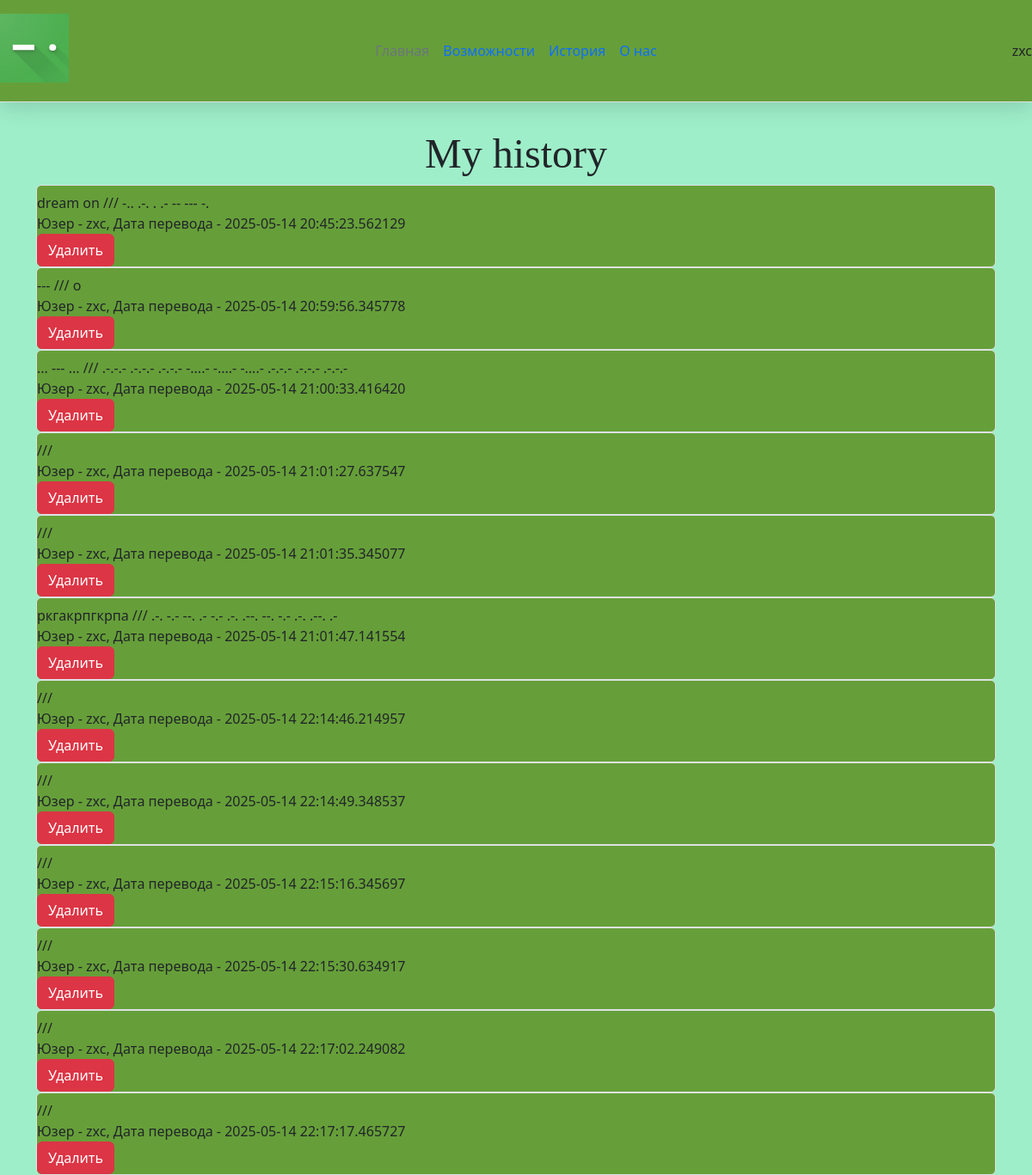
Page /history (signed in) on the earlier database version.
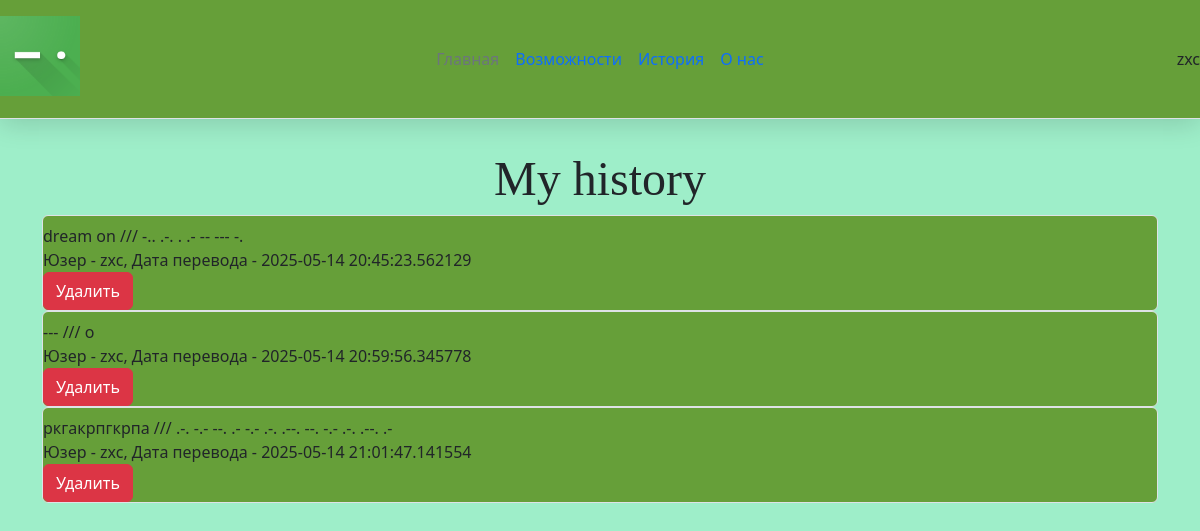
Same page on the later database version.
### data/user.py (models this page shows, shortened)
class User(SqlAlchemyBase, UserMixin, SerializerMixin):
    __tablename__ = 'users'
    id = sqlalchemy.Column(sqlalchemy.Integer, primary_key=True, autoincrement=True)
    name = sqlalchemy.Column(sqlalchemy.String, nullable=True)
    about = sqlalchemy.Column(sqlalchemy.String, nullable=True)
    email = sqlalchemy.Column(sqlalchemy.String, index=True, unique=True, nullable=True)
    hashed_password = sqlalchemy.Column(sqlalchemy.String, nullable=True)
    created_date = sqlalchemy.Column(sqlalchemy.DateTime, default=datetime.datetime.now)
    user = orm.relationship('Trans')

### data/trans.py (models this page shows, shortened)
class Trans(SqlAlchemyBase, UserMixin, SerializerMixin):
    __tablename__ = 'Translations'
    id = sqlalchemy.Column(sqlalchemy.Integer, primary_key=True, autoincrement=True)
    content = sqlalchemy.Column(sqlalchemy.String, nullable=True)
    translation = sqlalchemy.Column(sqlalchemy.String, nullable=True)
    lang = sqlalchemy.Column(sqlalchemy.String, nullable=True)
    trans_lang = sqlalchemy.Column(sqlalchemy.String, nullable=True)
    created_date = sqlalchemy.Column(sqlalchemy.DateTime, default=datetime.datetime.now)
    user_id = sqlalchemy.Column(sqlalchemy.Integer, sqlalchemy.ForeignKey("users.id"))
    user = orm.relationship('User')

### main.py (the view)
@app.route('/history')
def history():
    db_sess = db_session.create_session()
    if current_user.is_authenticated:
        trans = db_sess.query(Trans).filter(Trans.user == current_user)
        return render_template("history.html", trans=trans)
    else:
        return render_template("history.html")

### data/db_session.py (called while the page is built)
def create_session() -> Session:
    global __factory
    return __factory()

### main.py (called while the page is built)
@login_manager.user_loader
def load_user(user_id):
    db_sess = db_session.create_session()
    return db_sess.query(User).get(user_id)

### templates/history.html (shortened to what this page needs)
{% extends 'base.html' %}
{% block content %}
    {% if current_user.is_authenticated %}
<div class="history">My history</div>
    {% for item in trans %}
        <div class="col-md6 border rounded tt">
            <div>
                 {{ item.content }} /// {{item.translation}}
            </div>
            <div>
                Юзер - {{ item.user.name }}, Дата перевода - {{ item.created_date }}
            </div>
                <div>
                    <a href="/trans_delete/{{ item.id }}" class="btn btn-danger">Удалить</a>
                </div>
        </div>
    {% endfor %}
{% else %}
<div class="texxt">История есть только у зареганных!!! РЕГАЙТЕСЬ!!!</div>
    {% endif %}
{% endblock %}

### templates/base.html (shortened to what this page needs)
<!doctype html>
<html lang="en">
<head>
    <link href="https://cdn.jsdelivr.net/npm/bootstrap@5.3.6/dist/css/bootstrap.min.css" rel="stylesheet">
    <link rel="stylesheet" href="{{url_for('static', filename='css/colors.css')}}" media="screen"/>
    <link rel="stylesheet" href="{{url_for('static', filename='css/main.css')}}" media="screen"/>
        <link rel="stylesheet" href="{{url_for('static', filename='css/home.css')}}" media="screen"/>
    <link rel="stylesheet" href="{{url_for('static', filename='css/add.css')}}" media="screen"/>
</head>
<body>
        <header class="d-flex flex-wrap align-items-center justify-content-center justify-content-md-between py-3 mb-4 border-bottom">
        <div class="col-md-3 mb-2 mb-md-0">
        <a href="/" class="d-inline-flex link-body-emphasis text-decoration-none">
          <img class="header__img" src="{{url_for('static', filename='img/icon.png')}}" alt="morse">
      </a>
      </div> <ul class="nav col-12 col-md-auto mb-2 justify-content-center mb-md-0">
      <li><a href="{{url_for('main')}}" class="nav-link px-2 link-secondary">Главная</a></li>
      <li><a href="{{url_for('facilities')}}" class="nav-link px-2">Возможности</a></li>
      <li><a href="{{url_for('history')}}" class="nav-link px-2">История</a></li>
      <li><a href="{{url_for('about')}}" class="nav-link px-2">О нас</a></li>
      </ul> <div class="col-md-3 text-end">
        {% if current_user.is_authenticated %}
            <a class="navbar-brand" href="/logout">{{ current_user.name }}</a>
        {% else %}
            <p>
     <a type="button" class="btn btn-outline-primary me-2" href="/login">Войти</a>
        <a type="button" class="btn btn-primary" href="/reg">Зарегистрироваться</a> </p></div>
            {% endif %}
        </header>
        <main role="main" class="container">
      {% block content%} {% endblock %}
        </main>
</body>
</html>

### static/css/colors.css (style rules this page uses)
body { background-color: #9eeec9; }
.history { font-family: Copperplate Gothic; font-size: xxx-large; text-align: center; }
.tt { background: #669f39; }

### static/css/main.css (style rules this page uses)
header { position: sticky; top: 0; z-index: 1000; background: #669f39; -webkit-box-shadow: 0 5px 25px rgba(0, 0, 0, 0.15); box-shadow: 0 5px 25px rgba(0, 0, 0, 0.15); }
.header__img { height: 80px; width: 80px; }

Differences in the rows shown:
removed Trans: content "... --- ...", translation ".-.-.- .-.-.- .-.-.- -....- -....- -....- .-.-.- .-.-.- .-.-.-", user.name "zxc", created_date "2025-05-14 21:00:33.416420"
removed Trans: user.name "zxc", created_date "2025-05-14 21:01:27.637547"
removed Trans: user.name "zxc", created_date "2025-05-14 21:01:35.345077"
removed Trans: user.name "zxc", created_date "2025-05-14 22:14:46.214957"
removed Trans: user.name "zxc", created_date "2025-05-14 22:14:49.348537"
removed Trans: user.name "zxc", created_date "2025-05-14 22:15:16.345697"
removed Trans: user.name "zxc", created_date "2025-05-14 22:15:30.634917"
removed Trans: user.name "zxc", created_date "2025-05-14 22:17:02.249082"
removed Trans: user.name "zxc", created_date "2025-05-14 22:17:17.465727"
